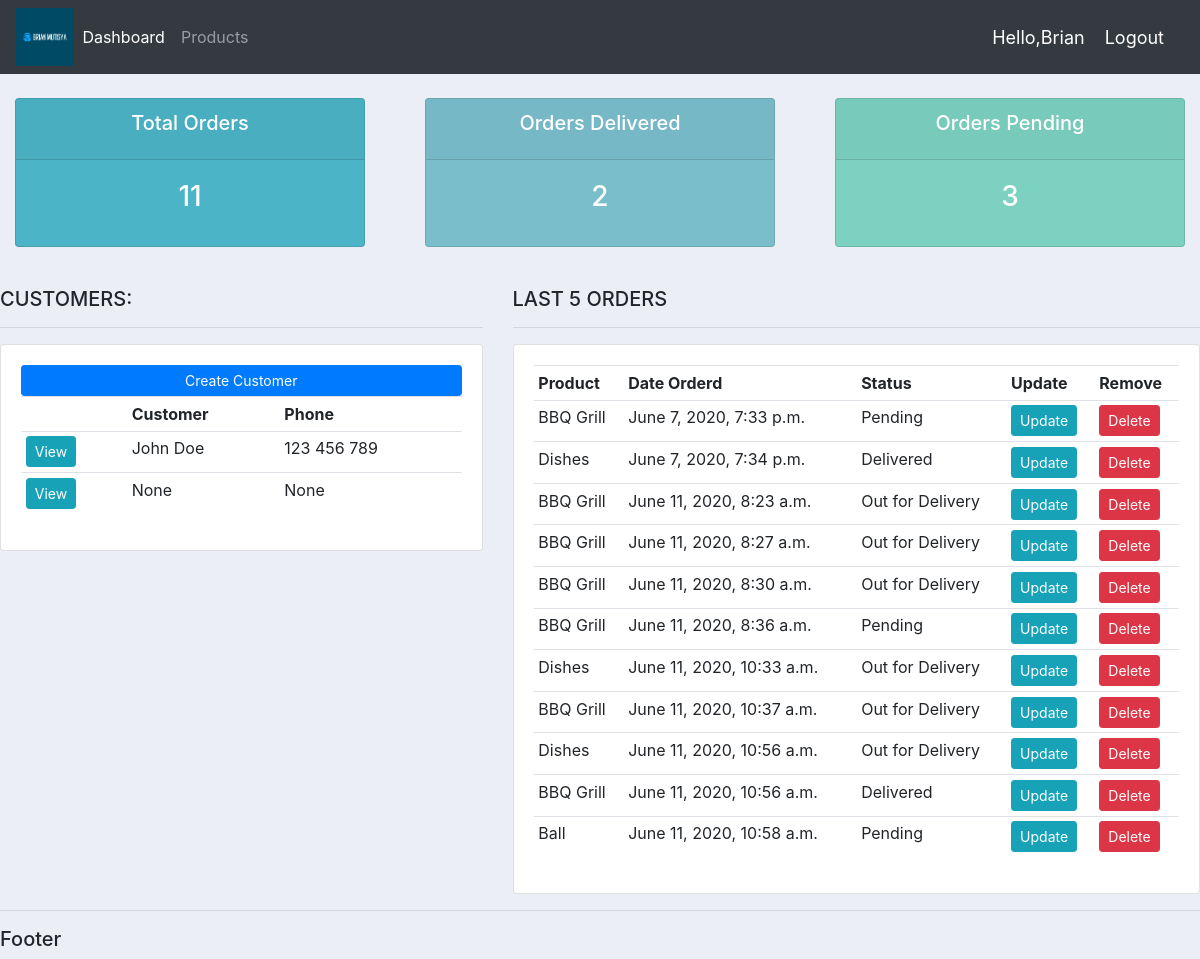
Page / (signed in) on the earlier database version.
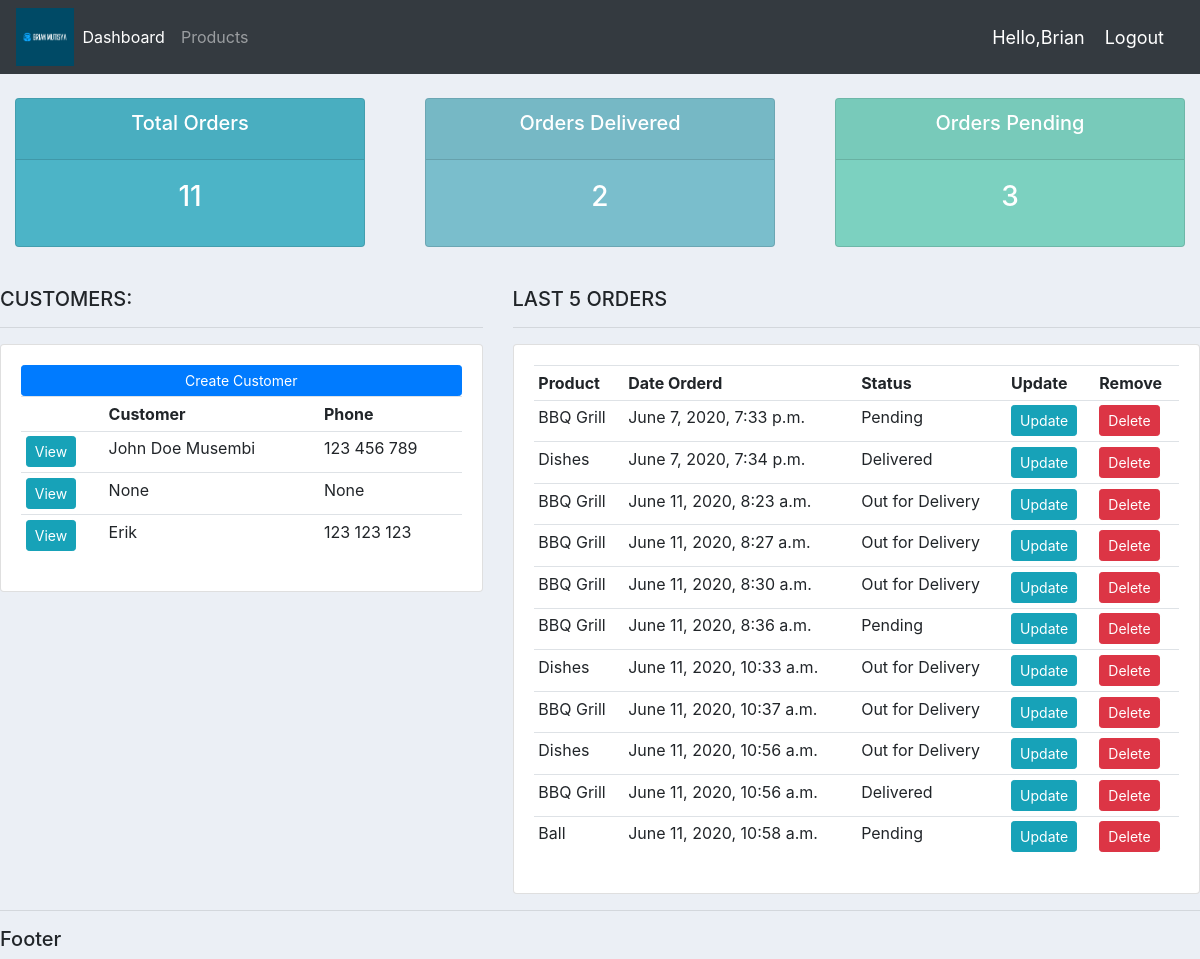
Same page on the later database version.
### accounts/models.py (models this page shows, shortened)
class Customer (models.Model):
    user = models.OneToOneField(User, null=True, blank=True,on_delete=models.CASCADE)
    name = models.CharField(max_length=200, null=True)
    phone = models.CharField(max_length=200, null=True)
    email = models.CharField(max_length=200, null=True)
    profile_pic = models.ImageField(default="profile1.png",null=True,blank=True)
    date_created = models.DateTimeField(auto_now_add=True)

class Order (models.Model):
    STATUS = (
             ('Pending','Pending'),
             ('Out for Delivery','Out for Delivery'),
             ('Delivered','Delivered')
    )
    customer = models.ForeignKey(Customer, null= True, on_delete= models.SET_NULL)
    product = models.ForeignKey(Product, null= True, on_delete= models.SET_NULL)
    date_created = models.DateTimeField(auto_now_add=True)
    status = models.CharField(max_length=200, null=True, choices=STATUS)
    note = models.CharField(max_length=1000, null=True)

class Product (models.Model):
    CATEGORY = (
                ('Indoor','Indoor'),
                ('Outdoor', 'Outdoor')
    )
    name = models.CharField(max_length=200, null=True)
    price = models.FloatField(null=True)
    category = models.CharField(max_length=200, null=True, choices=CATEGORY)
    description = models.CharField(max_length=200, null=True, blank=True)
    date_created = models.DateTimeField(auto_now_add=True)
    tags = models.ManyToManyField(Tag)
    def __str__(self):
        return self.name

### accounts/decorators.py (the view)
    def wrapper_function(request,*args, **kwargs):
        group = None
        if request.user.groups.exists():
            group = request.user.groups.all()[0].name
        if group == 'customer':
            return redirect ('user_page')
        if group == 'admin':
            return view_func(request,*args, **kwargs)

### accounts/views.py (called while the page is built)
@login_required(login_url='login')
@admin_only
def home(request):
    orders = Order.objects.all()
    customers = Customer.objects.all()
    total_customers = customers.count()
    total_orders = orders.count()
    delivered = orders.filter(status='Delivered').count()
    pending = orders.filter(status='Pending').count()
    context = {'orders':orders,'customers':customers,'total_orders':total_orders,
    'total_customers':total_customers,'delivered':delivered,'pending':pending}
    return render(request,'accounts/dashboard.html',context)

### accounts/templates/accounts/dashboard.html
{% extends 'accounts/main.html' %}
{% block content %}
{% include 'accounts/status.html' %}
<br>
<div class="row">
 <div class="col-md-5">
  <h5>CUSTOMERS:</h5>
  <hr>
  <div class="card card-body">
   <a class="btn btn-primary  btn-sm btn-block" href="">Create Customer</a>
   <table class="table table-sm">
    <tr>
    <th></th>
     <th>Customer</th>
     <th>Phone</th>
    </tr>
    {% for customer in customers %}
    <tr>
        <td><a class ="btn btn-sm btn-info" href="{% url 'customer' customer.id %}">View</a></td>
        <td>{{customer.name}}</td>
        <td>{{customer.phone}}</td>
    </tr>
    {% endfor%}
   </table>
  </div>
 </div>
 <div class="col-md-7">
  <h5>LAST 5 ORDERS</h5>
  <hr>
  <div class="card card-body">
   <table class="table table-sm">
    <tr>
     <th>Product</th>
     <th>Date Orderd</th>
     <th>Status</th>
     <th>Update</th>
     <th>Remove</th>
    </tr>
    {% for order in orders %}
   <tr>
        <td> {{order.product}} </td>
        <td> {{order.date_created}} </td>
        <td> {{order.status}} </td>
        <td><a class ="btn btn-sm btn-info"  href="{% url 'update_order' order.id %}">Update</a></td>
        <td><a  class ="btn btn-sm btn-danger" href="{% url 'delete_order' order.id %}">Delete</a></td>
   </tr>
    {% endfor %}
   </table>
  </div>
 </div>
</div>
{% endblock %}

Differences in the rows shown:
changed Customer: name "John Doe" → "John Doe Musembi"
added Customer: name "Erik", phone "123 123 123"
